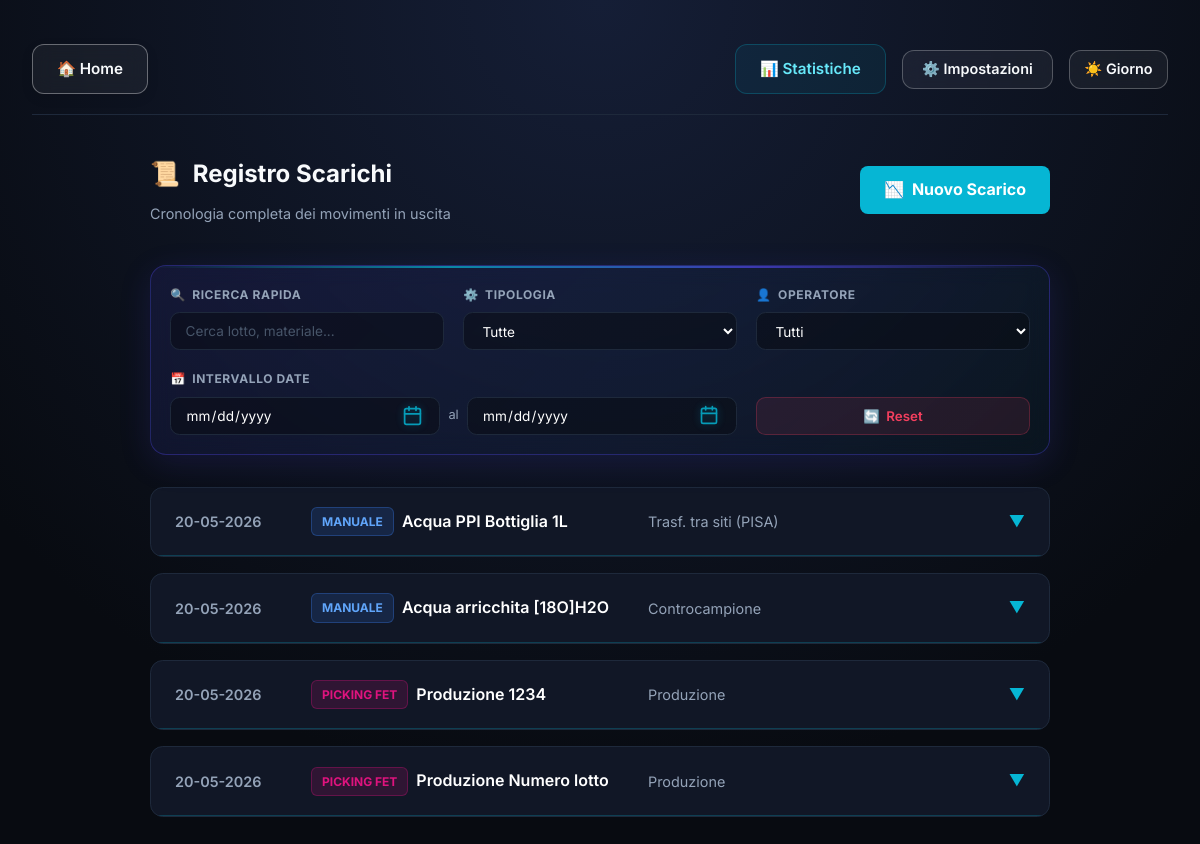
The page /storico_scarichi on the database as committed earlier.
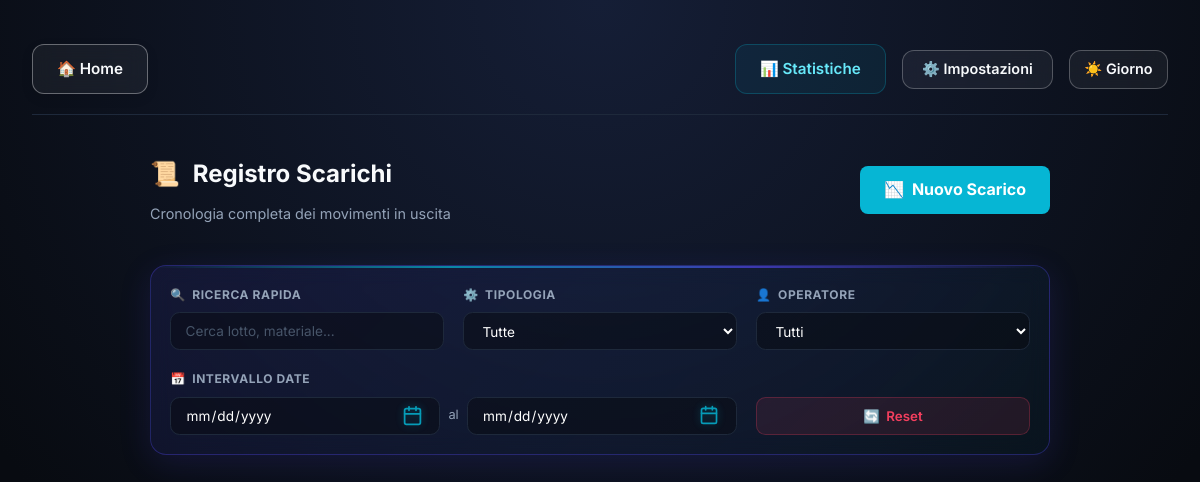
The same page on the database as committed later.
### tables this page shows
CREATE TABLE Scarichi (
    id INTEGER PRIMARY KEY AUTOINCREMENT,
    data TEXT,
    lotto_interno TEXT,
    causale TEXT,
    lotto_prod TEXT,
    quantita FLOAT,
    operatore TEXT,
    materiale_codice TEXT,
    controcampione_lotto TEXT, data_ultimo_utilizzo TEXT,
    FOREIGN KEY (lotto_interno) REFERENCES Lotti_Interni(lotto_interno),
    FOREIGN KEY (materiale_codice) REFERENCES Elenco_MP(codice)
);

CREATE TABLE Elenco_MP (
            codice TEXT PRIMARY KEY,
            nome_mp TEXT,
            nome_file TEXT,
            unita_misura TEXT,
            nome_etichetta TEXT,
            uso TEXT,
            codice_fornitore TEXT,
            controcampione TEXT,
            distribuzione TEXT
        , scorta_minima FLOAT DEFAULT 0, ordine_magazzino INTEGER DEFAULT 999, categoria_magazzino TEXT);

### routes/scarichi.py (the view)
    @app.route('/storico_scarichi')
    def storico_scarichi():
        conn = get_db_connection()
        scarichi_rows = conn.execute('''
            SELECT S.*, M.nome_mp, L.data_scadenza
            FROM Scarichi S
            LEFT JOIN Elenco_MP M ON S.materiale_codice = M.codice
            LEFT JOIN Lotti_Interni L ON S.lotto_interno = L.lotto_interno
            ORDER BY S.data DESC, S.id DESC
        ''').fetchall()
        grouped_list = []
        fdg_groups = {}
        for row in scarichi_rows:
            r = dict(row)
            if r['lotto_prod']:
                key = (r['data'], r['lotto_prod'])
                if key not in fdg_groups:
                    fdg_groups[key] = {
                        'id': f"fdg_{r['lotto_prod']}_{r['data'].replace('-', '')}",
                        'data': r['data'],
                        'operatore': r['operatore'],
                        'lotto_prod': r['lotto_prod'],
                        'causale': r['causale'],
                        'tipologia': 'Picking FDG',
                        'materiale_nome': f"Produzione {r['lotto_prod']}",
                        'dettagli': []
                    }
                fdg_groups[key]['dettagli'].append(r)
                if r['materiale_codice'] in ('4599', '4600', '4601', '5694', '4602'):
                    fdg_groups[key]['tipologia'] = 'Picking FDG TRASIS'
                elif r['materiale_codice'] in ('5734', '5736', '5735', '5780', '5177'):
                    fdg_groups[key]['tipologia'] = 'Picking FBB TRASIS'
                elif r['materiale_codice'] in ('5612', '5611', '5614', '5613', '2073', '4486', '5686', '5659', '5679', '3136', '2691', '5584'):
                    fdg_groups[key]['tipologia'] = 'Picking FET'
                elif r['materiale_codice'] in ('4482', '4483', '4484', '4523', '4487', '4485', '3945', '4491', '4622'):
                    fdg_groups[key]['tipologia'] = 'Picking DOTA'
                elif r['materiale_codice'] in ('5365', '5366', '5368', '5367', '5585', '63'):
                    fdg_groups[key]['tipologia'] = 'Picking PYL'
                elif r['materiale_codice'] in ('5653', '5652', '5651'):
                    fdg_groups[key]['tipologia'] = 'Picking FCH'
                elif r['materiale_codice'] in ('4663',):
                    fdg_groups[key]['tipologia'] = 'Picking FMC KIT ACC'
                elif r['materiale_codice'] in ('2266', '2267', '2070', '2263', '2264', '2265', '2046', '2262', '2273', '2381', '2071', '3209'):
                    fdg_groups[key]['tipologia'] = 'Picking FMC'
                elif r['materiale_codice'] in ('2730', '2731', '2812', '4636'):
                    fdg_groups[key]['tipologia'] = 'Picking FBB'
            else:
                grouped_list.append({
                    'id': f"man_{r['id']}",
                    'data': r['data'],
                    'operatore': r['operatore'],
                    'lotto_prod': None,
                    'causale': r['causale'],
                    'tipologia': 'Manuale',
                    'materiale_nome': r['nome_mp'],
                    'dettagli': [r]
                })
        for group in fdg_groups.values():
            grouped_list.append(group)
        grouped_list.sort(key=lambda x: x['data'], reverse=True)
        conn.close()
        return render_template('storico_scarichi.html', scarichi=grouped_list)

### db_utils.py (called while the page is built)
def get_db_connection():
    conn = sqlite3.connect(RESOLVED_DB_PATH)
    conn.row_factory = sqlite3.Row
    return conn

### templates/storico_scarichi.html (shortened to what this page needs)
{% extends 'base.html' %}
{% block content %}
<div class="history-container">
    <div style="display: flex; justify-content: space-between; align-items: center; margin-bottom: 2.5rem;">
        <div>
            <h2 style="margin-bottom: 0.5rem; display: flex; align-items: center; gap: 0.8rem;">
                <span style="color: var(--accent-color);">📜</span> Registro Scarichi
            </h2>
            <p style="color: var(--text-secondary); font-size: 0.9rem;">Cronologia completa dei movimenti in uscita</p>
        </div>
        <a href="{{ url_for('scarico_manuale') }}" class="btn-new">
            <span>📉</span> Nuovo Scarico
        </a>
    </div>
    <div class="filter-panel">
        <div class="filter-group">
            <label><span>🔍</span> Ricerca Rapida</label>
            <input type="text" id="search-text" class="filter-input" placeholder="Cerca lotto, materiale...">
        </div>
        <div class="filter-group">
            <label><span>⚙️</span> Tipologia</label>
            <select id="filter-tipologia" class="filter-select">
                <option value="">Tutte</option>
            </select>
        </div>
        <div class="filter-group">
            <label><span>👤</span> Operatore</label>
            <select id="filter-operatore" class="filter-select">
                <option value="">Tutti</option>
            </select>
        </div>
        <div class="filter-group" style="grid-column: span 2;">
            <label><span>📅</span> Intervallo Date</label>
            <div class="date-range-container">
                <input type="date" id="filter-date-from" class="filter-input">
                <span class="date-separator">al</span>
                <input type="date" id="filter-date-to" class="filter-input">
            </div>
        </div>
        <div class="filter-group" style="min-width: 100px;">
            <button id="btn-clear-filters" class="btn-clear">
                <span>🔄</span> Reset
            </button>
        </div>
    </div>
    {% for group in scarichi %}
    <div class="history-card" id="{{ group.id }}" onclick="toggleDetails(this)"
         data-tipologia="{{ group.tipologia }}"
         data-operatore="{{ group.operatore }}"
         data-data="{{ group.data }}"
         data-materiale="{{ group.materiale_nome | lower }}"
         data-causale="{{ group.causale | lower if group.causale else '' }}"
         data-lottoprod="{{ group.lotto_prod | lower if group.lotto_prod else '' }}"
         data-lotti="{{ group.dettagli | map(attribute='lotto_interno') | join(',') | lower }}">
        <div class="card-header">
            <div class="card-date">{{ group.data | dateformat }}</div>
            <div class="card-type">
                <span class="type-badge {{ 'badge-man' if group.tipologia == 'Manuale' else 'badge-fdg' }}">
                    {{ group.tipologia }}
                </span>
                <span style="font-weight: 600; color: white;">{{ group.materiale_nome }}</span>
            </div>
            <div class="card-causale">{{ group.causale }}</div>
            <div class="card-arrow">▼</div>
        </div>
        <div class="card-details">
        </div>
    </div>
    {% endfor %}
</div>
{% endblock %}

### templates/base.html (shortened to what this page needs)
<!DOCTYPE html>
<html lang="it">
<head>
    <link rel="stylesheet" href="{{ url_for('static', filename='css/style.css') }}">
</head>
<body>
    <div class="container">
        <header>
            <div class="header-left">
                <a href="{{ url_for('index') }}" class="btn btn-home">🏠 Home</a>
            </div>
            <div class="header-right">
                <a href="{{ url_for('statistiche') }}" class="btn btn-stats">
                    📊 Statistiche
                </a>
                <div class="dropdown">
                    <button class="btn btn-settings" id="settingsBtn" onclick="toggleSettingsDropdown()">⚙️
                        Impostazioni</button>
                </div>
                <button class="btn btn-settings" id="themeToggleBtn" onclick="toggleTheme()" style="padding: 0.6rem 0.9rem;" title="Alterna modalità Giorno/Notte">
                </button>
            </div>
        </header>
        <main>
            {% block content %}{% endblock %}
        </main>
    </div>
</body>
</html>

### static/css/style.css (style rules this page uses)
:root { color-scheme: dark; --bg-dark: #080b11; --card-bg: #111726; --card-hover-bg: #161e31; --accent-color: #06b6d4; --primary-color: #4f46e5; --text-primary: #f8fafc; --text-secondary: #94a3b8; --text-pale: #cbd5e1; --border-color: #1e293b; --border-hover: #334155; --muted-color: #475569; --success: #10b981; --warning: #f59e0b; --danger: #f43f5e; --gradient: linear-gradient(135deg, #0ea5e9 0%, #4f46e5 100%); --gradient-hover: linear-gradient(135deg, #0284c7 0%, #4338ca 100%); }
* { margin: 0; padding: 0; box-sizing: border-box; font-family: 'Inter', -apple-system, sans-serif; }
body { background-color: var(--bg-dark); background-image: radial-gradient(circle at 50% 0%, #151e36 0%, var(--bg-dark) 75%); color: var(--text-primary); line-height: 1.6; min-height: 100vh; }
.container { max-width: 1200px; margin: 0 auto; padding: 1.5rem 2rem; }
header { display: flex; justify-content: space-between; align-items: center; padding: 1.25rem 0; margin-bottom: 2.5rem; border-bottom: 1px solid var(--border-color); position: relative; z-index: 2000; }
.header-left { display: flex; align-items: center; gap: 1.5rem; }
.btn { display: inline-flex; align-items: center; justify-content: center; gap: 0.6rem; padding: 0.75rem 1.5rem; border-radius: 0.75rem; font-weight: 600; text-decoration: none; transition: all 0.3s cubic-bezier(0.16, 1, 0.3, 1); cursor: pointer; border: none; text-align: center; font-size: 0.95rem; }
.btn-home { background: rgba(255, 255, 255, 0.05); color: var(--text-primary); border: 1.5px solid rgba(255, 255, 255, 0.35); backdrop-filter: blur(10px); box-shadow: 0 4px 12px rgba(0, 0, 0, 0.1); }
label { display: block; margin-bottom: 0.6rem; color: var(--text-secondary); font-weight: 600; font-size: 0.9rem; }
input, select, textarea { width: 100%; padding: 0.8rem 1.1rem; background: rgba(0, 0, 0, 0.25); border: 1px solid var(--border-color); border-radius: 0.75rem; color: white; font-size: 0.95rem; transition: all 0.3s cubic-bezier(0.16, 1, 0.3, 1); }
input::placeholder { color: var(--muted-color); }
input[type="date"] { color-scheme: dark; position: relative; }
.btn-stats { background: rgba(6, 182, 212, 0.08) !important; border: 1px solid rgba(6, 182, 212, 0.25) !important; color: #67e8f9 !important; display: inline-flex; align-items: center; gap: 0.5rem; text-decoration: none; }

### templates/base.html (style rules this page uses)
.header-right { display: flex; align-items: center; gap: 1rem; }
.dropdown { position: relative; display: inline-block; }
.btn-settings { background: rgba(255, 255, 255, 0.05); color: var(--text-primary); border: 1.5px solid rgba(255, 255, 255, 0.25); backdrop-filter: blur(10px); padding: 0.6rem 1.2rem; border-radius: 0.75rem; font-weight: 600; transition: all 0.3s cubic-bezier(0.16, 1, 0.3, 1); cursor: pointer; font-size: 0.9rem; display: inline-flex; align-items: center; gap: 0.4rem; }

Rows that differ between the two databases and show on the page:
removed Scarichi: data "20-05-2026", tipologia "MANUALE", materiale_nome "Acqua PPI Bottiglia 1L", causale "Trasf. tra siti (PISA)"
removed Scarichi: data "20-05-2026", tipologia "MANUALE", materiale_nome "Acqua arricchita [18O]H2O", causale "Controcampione"
removed Scarichi: data "20-05-2026", tipologia "PICKING FET", materiale_nome "Produzione 1234", causale "Produzione", lotto_prod "1234" (drawn)
removed Scarichi: data "20-05-2026", tipologia "PICKING FET", materiale_nome "Produzione Numero lotto", causale "Produzione", lotto_prod "Numero lotto" (drawn)
